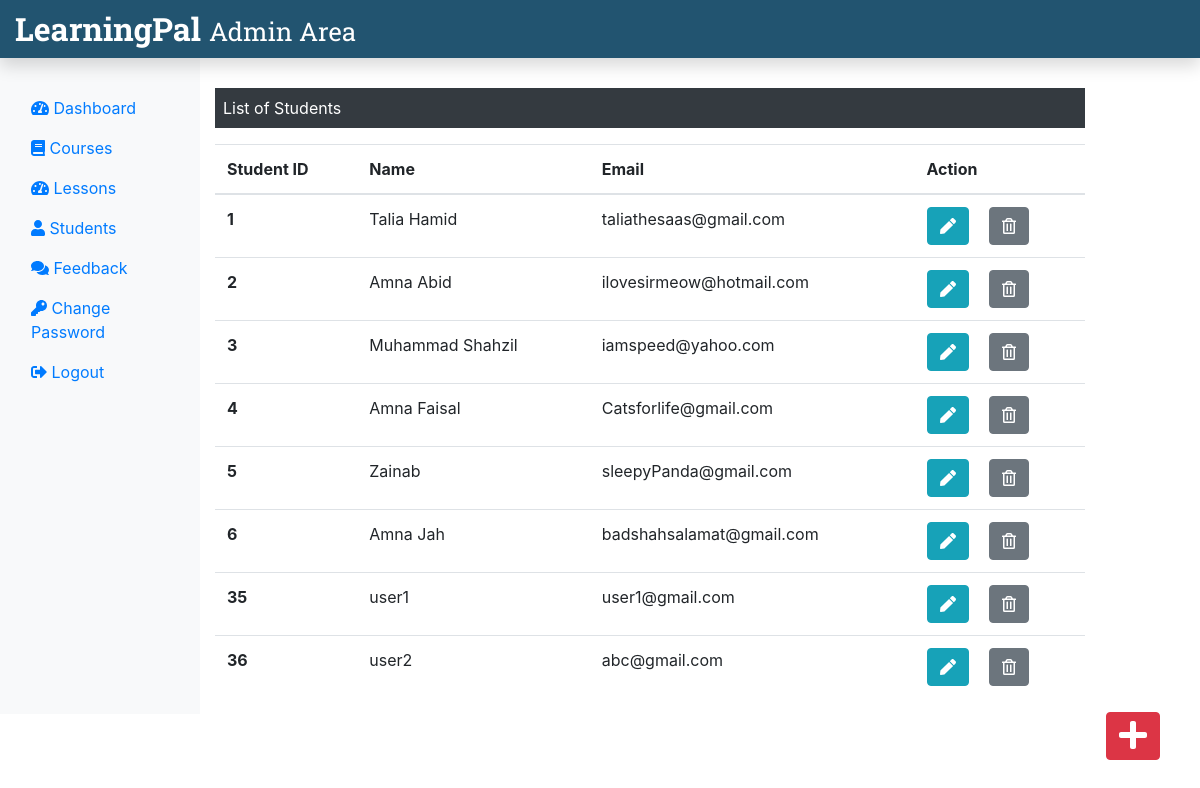
The app's page /students.php (signed in), older data.
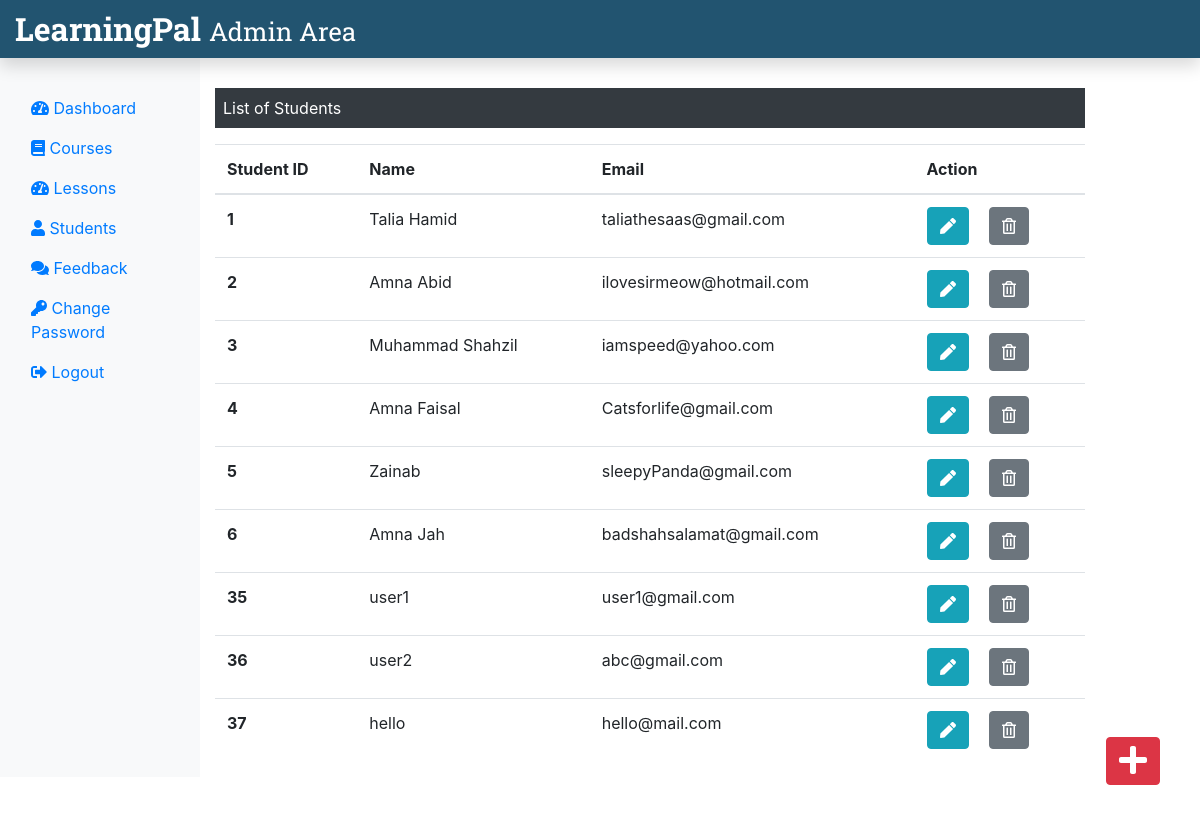
The same page, newer data.
### tables this page shows
CREATE TABLE `student` (
  `std_id` int(11) NOT NULL,
  `std_name` varchar(255) NOT NULL,
  `std_email` varchar(255) NOT NULL,
  `std_pass` varchar(255) NOT NULL,
  `std_prof` varchar(255) DEFAULT NULL,
  `std_img` text DEFAULT NULL
);

### students.php (the view, shortened to what this page needs)
<?php
include('./admin_header.php');
include('./config.php');
?>
<div class="col-sm-9 mt-5">
	<p class="bg-dark text-white p-2 ">List of Students</p>
	<?php
	$sql = "SELECT * FROM student";
	$result = mysqli_query($mysqli, $sql);
	if($result->num_rows > 0){
		?>
		<table class="table">
			<thead>
				<tr>
					<th scope="col">Student ID</th>
					<th scope="col">Name</th>
					<th scope="col">Email</th>
					<th scope="col">Action</th>
				</tr>
			</thead>
			<tbody>
				<?php while ($row = $result->fetch_assoc()){
					echo '<tr>';
					echo	'<th scope="row">'.$row['std_id'].'</th>';
					echo     '<td>'.$row['std_name'].'</td>';
					echo	'<td>'.$row['std_email'].'</td>';
					echo '<td>';
					echo	'<form action="editstudent.php" method="POST" class="d-inline">
								<input type="hidden" name="id" value='.$row['std_id'].'>
								<button type="submit" class="btn btn-info mr-3" name="view" value="view">
								<i class="fas fa-pen"></i>
								</button>
							</form>
					<form action="" method="POST" class="d-inline">
						<input type="hidden" name="id" value='.$row['std_id'].'>
						<button type="submit" class="btn btn-secondary" name="delete" value="Delete">
						<i class="far fa-trash-alt"></i>
						</button>
					</form>';
					echo '</td>';
					echo '</tr>';
				} ?>
			</tbody>
		</table>
	<?php } else {
		echo "0 Results";
	} ?>
</div>
</div>
<div>
	<a href="./addStudent.php" class="btn btn-danger box" style="position: fixed; right: 40px; bottom: 40px;">
		<i class="fas fa-plus fa-2x"></i>
	</a>
</div>
</div>
<?php
include('admin_footer.php');
?>

Row changes from the older to the newer data that the page shows:
added student: std_id "37", std_name "hello", std_email "hello@mail.com"
